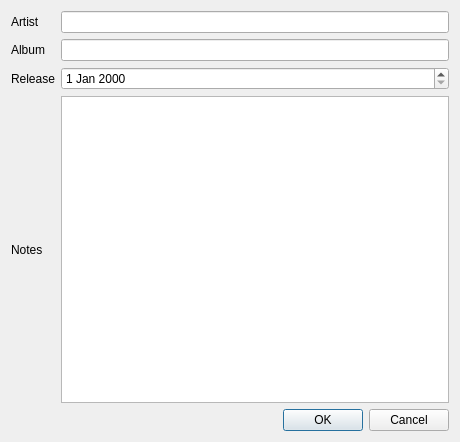
<?xml version="1.0" encoding="UTF-8"?>
<ui version="4.0">
 <class>Editor</class>
 <widget class="QDialog" name="Editor">
  <property name="geometry">
   <rect>
    <x>0</x>
    <y>0</y>
    <width>460</width>
    <height>442</height>
   </rect>
  </property>
  <property name="windowTitle">
   <string>Dialog</string>
  </property>
  <layout class="QVBoxLayout" name="verticalLayout">
   <item>
    <layout class="QGridLayout" name="gridLayout">
     <item row="0" column="0">
      <widget class="QLabel" name="label">
       <property name="text">
        <string>Artist</string>
       </property>
      </widget>
     </item>
     <item row="0" column="1">
      <widget class="QLineEdit" name="txtArtist"/>
     </item>
     <item row="1" column="0">
      <widget class="QLabel" name="label_2">
       <property name="text">
        <string>Album</string>
       </property>
      </widget>
     </item>
     <item row="1" column="1">
      <widget class="QLineEdit" name="txtAlbum"/>
     </item>
     <item row="2" column="0">
      <widget class="QLabel" name="label_3">
       <property name="text">
        <string>Release</string>
       </property>
      </widget>
     </item>
     <item row="2" column="1">
      <widget class="QDateEdit" name="edtRelease"/>
     </item>
     <item row="3" column="0">
      <widget class="QLabel" name="label_4">
       <property name="text">
        <string>Notes</string>
       </property>
      </widget>
     </item>
     <item row="3" column="1">
      <widget class="QPlainTextEdit" name="ptxtNotes"/>
     </item>
    </layout>
   </item>
   <item>
    <widget class="QDialogButtonBox" name="buttonBox">
     <property name="orientation">
      <enum>Qt::Horizontal</enum>
     </property>
     <property name="standardButtons">
      <set>QDialogButtonBox::Cancel|QDialogButtonBox::Ok</set>
     </property>
    </widget>
   </item>
  </layout>
 </widget>
 <resources/>
 <connections>
  <connection>
   <sender>buttonBox</sender>
   <signal>accepted()</signal>
   <receiver>Editor</receiver>
   <slot>accept()</slot>
   <hints>
    <hint type="sourcelabel">
     <x>248</x>
     <y>254</y>
    </hint>
    <hint type="destinationlabel">
     <x>157</x>
     <y>274</y>
    </hint>
   </hints>
  </connection>
  <connection>
   <sender>buttonBox</sender>
   <signal>rejected()</signal>
   <receiver>Editor</receiver>
   <slot>reject()</slot>
   <hints>
    <hint type="sourcelabel">
     <x>316</x>
     <y>260</y>
    </hint>
    <hint type="destinationlabel">
     <x>286</x>
     <y>274</y>
    </hint>
   </hints>
  </connection>
 </connections>
</ui>
